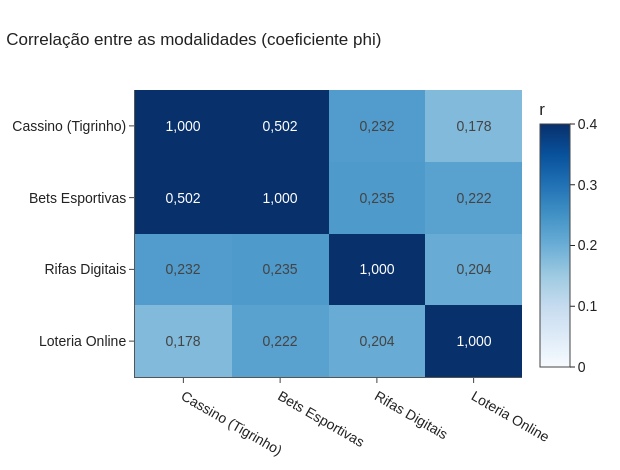

Write notebook code for a chart like this one.
### Markdown cell above
### 4.6. Sobreposição de modalidades

### Code cell
# Correlação entre as modalidades e tabela cruzada bets × cassino (análise original)
cols_corr = ['aposta_cassino', 'aposta_esportiva', 'aposta_rifa', 'aposta_loteria']
labels_corr = ['Cassino (Tigrinho)', 'Bets Esportivas', 'Rifas Digitais', 'Loteria Online']

corr_matrix = df[cols_corr].corr()
corr_matrix.columns = labels_corr
corr_matrix.index = labels_corr

fig = go.Figure(go.Heatmap(z=corr_matrix.values, x=labels_corr, y=labels_corr, colorscale='Blues', zmin=0, zmax=0.4,
                           text=[[fmt(v, 3) for v in linha] for linha in corr_matrix.values], texttemplate='%{text}',
                           colorbar=dict(title='r')))
fig.update_layout(height=470, width=620, title='Correlação entre as modalidades (coeficiente phi)', yaxis_autorange='reversed')
fig.show()

cross_bet_cassino = pd.crosstab(df['aposta_esportiva'].map({1: 'Sim', 0: 'Não'}),
                                df['aposta_cassino'].map({1: 'Sim', 0: 'Não'}), margins=True)
cross_bet_cassino

### Figure 1 — Plotly figure (JSON) as saved in the notebook; plotly's stock layout.template omitted (floating-point values rounded to 4 significant figures)
{"data": [{"colorbar": {"title": {"text": "r"}}, "colorscale": [[0.0, "rgb(247,251,255)"], [0.125, "rgb(222,235,247)"], [0.25, "rgb(198,219,239)"], [0.375, "rgb(158,202,225)"], [0.5, "rgb(107,174,214)"], [0.625, "rgb(66,146,198)"], [0.75, "rgb(33,113,181)"], [0.875, "rgb(8,81,156)"], [1.0, "rgb(8,48,107)"]], "text": [["1,000", "0,502", "0,232", "0,178"], ["0,502", "1,000", "0,235", "0,222"], ["0,232", "0,235", "1,000", "0,204"], ["0,178", "0,222", "0,204", "1,000"]], "texttemplate": "%{text}", "type": "heatmap", "x": ["Cassino (Tigrinho)", "Bets Esportivas", "Rifas Digitais", "Loteria Online"], "y": ["Cassino (Tigrinho)", "Bets Esportivas", "Rifas Digitais", "Loteria Online"], "z": [[1.0, 0.5025, 0.232, 0.178], [0.5025, 1.0, 0.235, 0.2225], [0.232, 0.235, 1.0, 0.204], [0.178, 0.2225, 0.204, 1.0]], "zmax": 0.4, "zmin": 0}], "layout": {"height": 470, "title": {"text": "Correlação entre as modalidades (coeficiente phi)"}, "width": 620, "yaxis": {"autorange": "reversed"}}}
